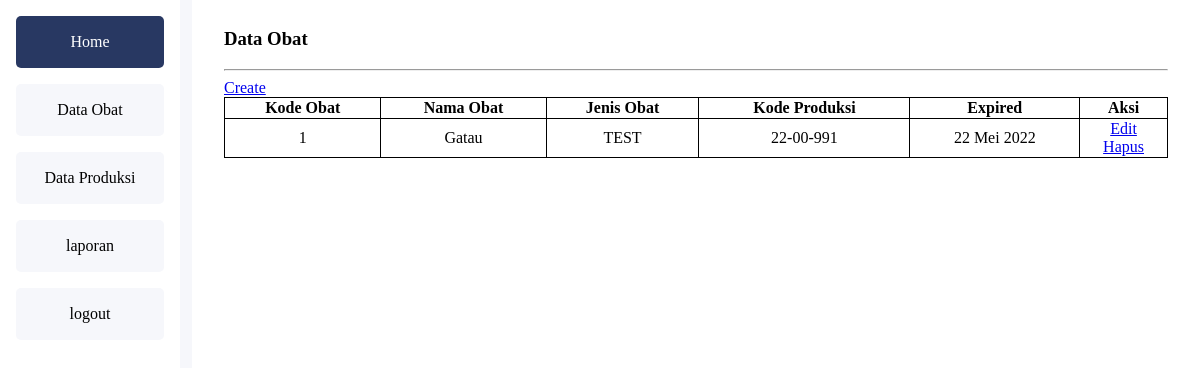
/dashboard/obat/index.php, run on an earlier commit of the app's database.
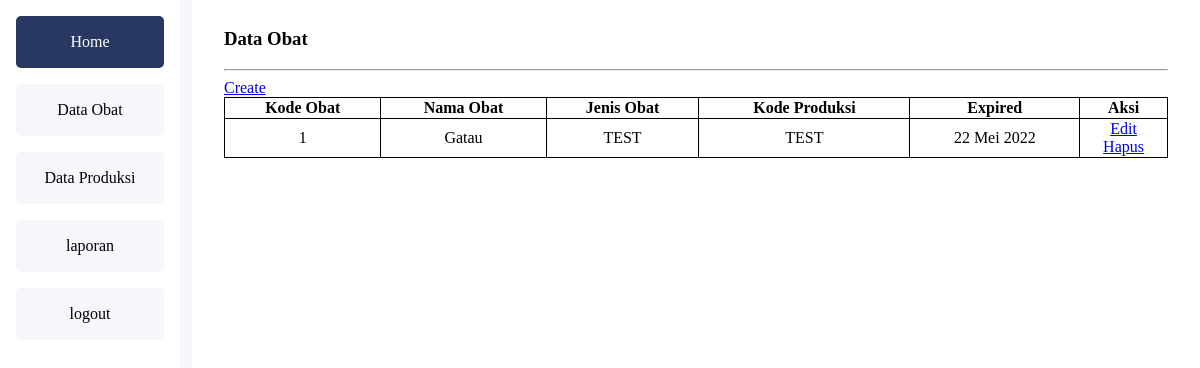
And on a later commit of the database.
### tables this page shows
CREATE TABLE `obat` (
  `obat_kd` int(11) NOT NULL,
  `obat_nama` varchar(120) NOT NULL,
  `jenis` varchar(64) NOT NULL,
  `kd_produksi` varchar(64) NOT NULL,
  `exp` varchar(64) NOT NULL
);

### dashboard/obat/index.php (the view, shortened to what this page needs)
<!DOCTYPE html>
<html lang="en">
<head>
    <link rel="stylesheet" href="../index.css">
</head>
<body>
    <div class="container">
        <?php
            require "../sidebar.php";
        ?>
        <div class="content">
            <h3>Data Obat</h3>
            <hr>
            <a href="./create.php">Create</a>
            <table class="table">
                <tr>
                    <th>Kode Obat</th>
                    <th>Nama Obat</th>
                    <th>Jenis Obat</th>
                    <th>Kode Produksi</th>
                    <th>Expired</th>
                    <th>Aksi</th>
                </tr>
                <?php
                    require "../../koneksi.php";
                    $data_obat = mysqli_query($koneksi, "SELECT * from obat");
                    while($obats = mysqli_fetch_assoc($data_obat)){
                        ?>
                        <tr>
                            <td><?=$obats["obat_kd"]?></td>
                            <td><?=$obats["obat_nama"]?></td>
                            <td><?=$obats["jenis"]?></td>
                            <td><?=$obats["kd_produksi"]?></td>
                            <td><?=$obats["exp"]?></td>
                            <td>
                                <a href="./edit.php?kode=<?=$obats["obat_kd"]?>">Edit</a>
                                <br>
                                <a href="./delete.php?kode=<?=$obats["obat_kd"]?>">Hapus</a>
                            </td>
                        </tr>
                        <?php
                    }
                ?>
            </table>
        </div>
    </div>
</body>
</html>

What changed in the data, as far as the page shows it:
changed obat "Gatau": kd_produksi "22-00-991" → "TEST"
